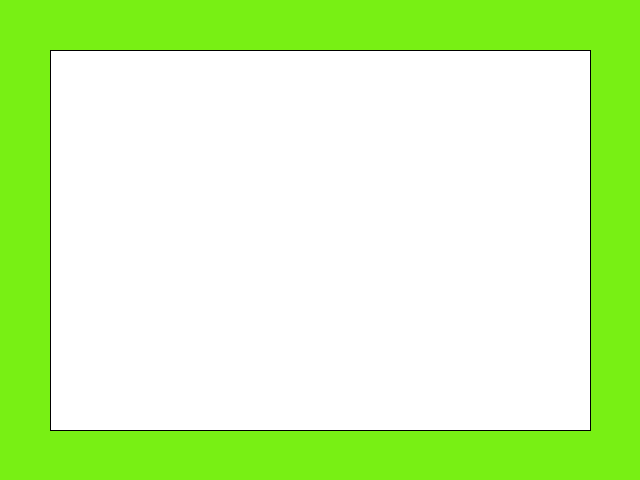
Frame 1 (no input)
Frame 60 (the mouse pressed at the canvas centre just before this capture): identical to frame 1, image omitted
Frame 120 (the mouse held since frame 60 and released just before this capture): identical to frame 1, image omitted

The Processing sketch that drew this single still picture (run headless with seeded random() and noise(); from frame 60 on, the mouse is pressed at the canvas centre):

// Processing sketch: uso_de_variables
// ── uso_de_variables.pde
int margen = 50;
void setup(){
size(640,480);
background(120, 240, 20);

}
  
void draw(){
  rect(margen, margen, width-(margen*2), height-(margen*2));
}
